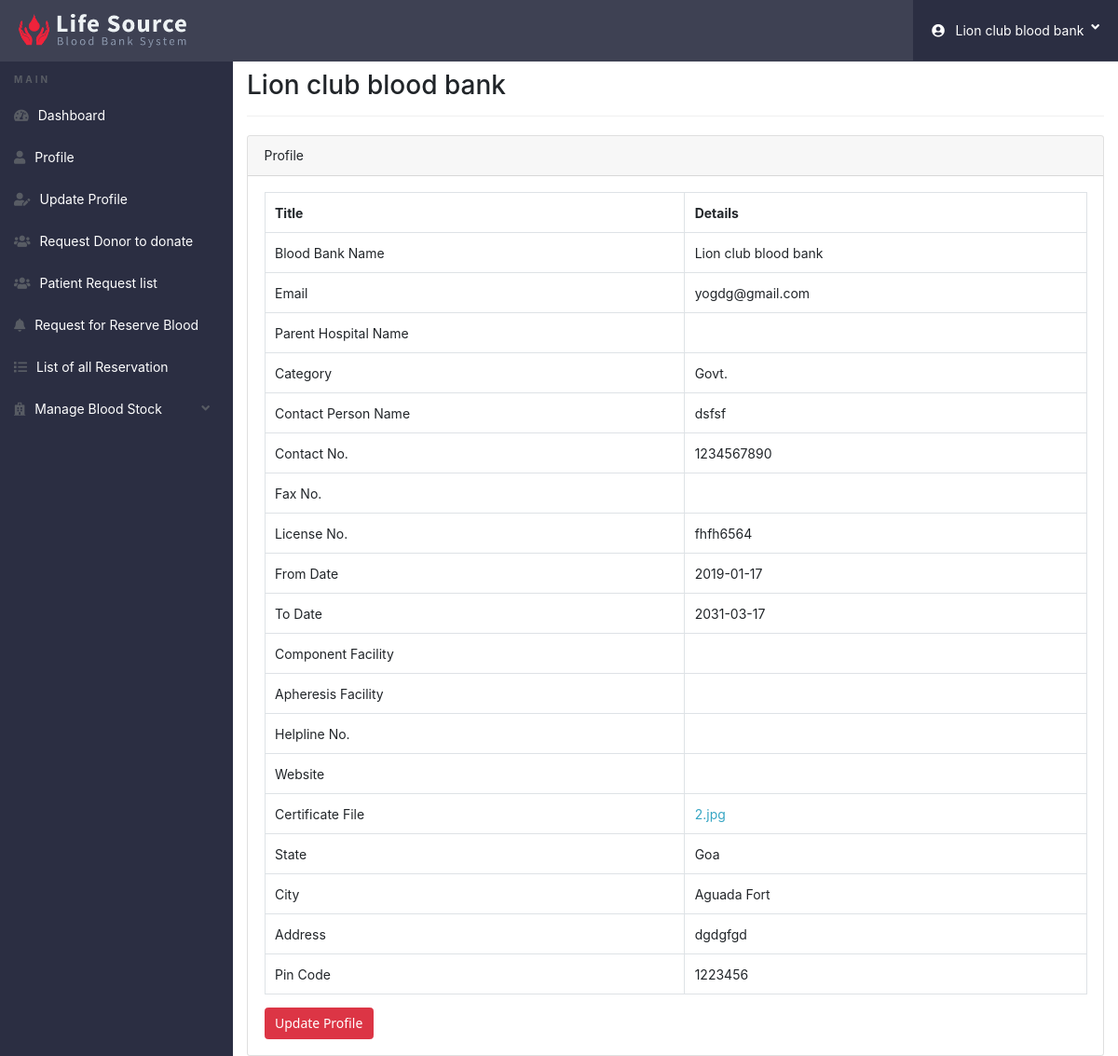
/bb_dashboard/profile.php (signed in), run on the app's committed database.
### tables this page shows
CREATE TABLE IF NOT EXISTS `bbregister` (
  `ID` int(11) NOT NULL AUTO_INCREMENT,
  `name` varchar(255) NOT NULL,
  `password` varchar(255) NOT NULL,
  `email` varchar(255) NOT NULL,
  `Hname` varchar(255) NOT NULL,
  `category` varchar(255) NOT NULL,
  `cpname` varchar(255) NOT NULL,
  `contact` varchar(11) NOT NULL,
  `faxno` varchar(15) NOT NULL,
  `license` varchar(255) NOT NULL,
  `fromd` date NOT NULL,
  `todate` date NOT NULL,
  `component` varchar(255) NOT NULL,
  `apheresis` varchar(255) NOT NULL,
  `helpline` varchar(11) NOT NULL,
  `website` varchar(255) NOT NULL,
  `certificate` varchar(255) NOT NULL,
  `state` varchar(255) NOT NULL,
  `city` varchar(255) NOT NULL,
  `address` varchar(255) NOT NULL,
  `pincode` int(11) NOT NULL,
  `date` timestamp NOT NULL DEFAULT CURRENT_TIMESTAMP,
  `user` varchar(255) NOT NULL,
  `status` int(11) NOT NULL,
  PRIMARY KEY (`ID`)
);

### bb_dashboard/profile.php (the view, shortened to what this page needs)
<?php
if(strlen($_SESSION['bbname'] AND $_SESSION['bbid'])==0)
	{
header('location:../login.php');
}
else{
 ?>
<!doctype html>
<html lang="en">
<head>
	<link href="../css/all.css" rel="stylesheet">
	<link rel="stylesheet" href="css/bootstrap.min.css">
	<link rel="stylesheet" href="https://cdn.datatables.net/1.10.20/css/dataTables.bootstrap4.min.css">
  <link rel="stylesheet" href="https://cdn.datatables.net/1.10.20/css/jquery.dataTables.min.css">
	<link rel="stylesheet" href="https://cdnjs.cloudflare.com/ajax/libs/bootstrap-social/5.1.1/bootstrap-social.css">
	<link rel="stylesheet" href="https://cdnjs.cloudflare.com/ajax/libs/bootstrap-select/1.13.12/css/bootstrap-select.min.css">
	<link rel="stylesheet" href="https://cdnjs.cloudflare.com/ajax/libs/bootstrap-fileinput/5.0.8/css/fileinput.min.css">
	<link rel="stylesheet" href="https://cdnjs.cloudflare.com/ajax/libs/awesome-bootstrap-checkbox/1.0.2/awesome-bootstrap-checkbox.css">
	<link rel="stylesheet" href="css/style_dashboard.css">
</head>
<body>
  <?php include('include/header.php');?>
  <div class="ts-main-content">
    <?php include('include/leftbar.php');?>
    <div class="content-wrapper">
      <div class="container-fluid">
        <div class="row">
          <div class="col-md-12">
            <h2 class="page-title"><?php echo $_SESSION['bbname'] ?></h2>
            <div class="card">
              <div class="card-header">Profile</div>
              <div class="card-body">
								<?php
								if (isset($_SESSION['bbid'])) {
									$id = $_SESSION['bbid'];
									$query = "SELECT * from bbregister WHERE ID='$id' ";
									$query_run = mysqli_query($conn,$query);
									foreach ($query_run as $row) {
								?>
              <table class="table table-bordered">
								<tr>
									<th>Title</th>
									<th>Details</th>
								</tr>
								<tr>
									<td>Blood Bank Name</td>
									<td><?php echo $row['name']; ?></td>
								</tr>
								<tr>
									<td>Email</td>
									<td><?php echo $row['email']; ?></td>
								</tr>
								<tr>
									<td>Parent Hospital Name</td>
									<td><?php echo $row['Pname']; ?></td>
								</tr>
								<tr>
									<td>Category</td>
									<td><?php echo $row['category']; ?></td>
								</tr>
								<tr>
									<td>Contact Person Name</td>
									<td><?php echo $row['cpname']; ?></td>
								</tr>
								<tr>
									<td>Contact No.</td>
									<td><?php echo $row['contact']; ?></td>
								</tr>
								<tr>
									<td>Fax No.</td>
									<td><?php echo $row['faxno']; ?></td>
								</tr>
								<tr>
									<td>License No.</td>
									<td><?php echo $row['license']; ?></td>
								</tr>
								<tr>
									<td>From Date</td>
									<td><?php echo $row['fromd']; ?></td>
								</tr>
								<tr>
									<td>To Date</td>
									<td><?php echo $row['todate']; ?></td>
								</tr>
								<tr>
									<td>Component Facility</td>
									<td><?php echo $row['component']; ?></td>
								</tr>
								<tr>
									<td>Apheresis Facility</td>
									<td><?php echo $row['apheresis']; ?></td>
								</tr>
								<tr>
									<td>Helpline No.</td>
									<td><?php echo $row['helpline']; ?></td>
								</tr>
								<tr>
									<td>Website</td>
									<td><?php echo $row['website']; ?></td>
								</tr>
								<tr>
									<td>Certificate File</td>
									<td><a href="../images/certificate/<?php echo $row['certificate'];?>" target="_blank"><?php echo $row['certificate'];?></td>
								</tr>
								<tr>
									<td>State</td>
									<td><?php echo $row['state']; ?></td>
								</tr>
								<tr>
									<td>City</td>
									<td><?php echo $row['city']; ?></td>
								</tr>
								<tr>
									<td>Address</td>
									<td><?php echo $row['address']; ?></td>
								</tr>
								<tr>
									<td>Pin Code</td>
									<td><?php echo $row['pincode']; ?></td>
								</tr>
              </table>
							<a href="update-profile.php">
							<button type="button" class="btn btn-danger" name="button">Update Profile</button>
							</a>
							</div>
							<?php
								}
							}
							?>
  					</div>
  				</div>
  			</div>
  		</div>
  	</div>
  </body>
  </html>
  <?php } ?>

### bb_dashboard/css/style_dashboard.css (style rules this page uses)
html { font-size: 14px; }
@media only screen and (min-width: 480px) { html { font-size: 17px; } }
@media only screen and (min-width: 320px) { html { font-size: 12px; } }
@media only screen and (min-width: 768px) { html { font-size: 14px; } }
body { font-size: 1em; }
a { color: #37a6c4; }
.btn { font-family: 'Segoe UI'; }
.btn { text-transform: none; }
.page-title { padding-bottom: 15px; margin-bottom: 20px; border-bottom: 1px solid #f0f0f0; }
.ts-main-content .content-wrapper { padding-top: 15px; margin-top: 60px; }
@media only screen and (min-width: 992px) { .ts-main-content .content-wrapper { margin-left: 250px; } }

### data on the page
bbregister: name "Lion club blood bank", email "yogdg@gmail.com", category "Govt.", cpname "dsfsf", contact "1234567890", license "fhfh6564", fromd "2019-01-17", todate "2031-03-17", certificate "2.jpg", state "Goa", city "Aguada Fort", address "dgdgfgd", pincode "1223456"

### other printed values
$_SESSION['bbname'] "Lion club blood bank"
